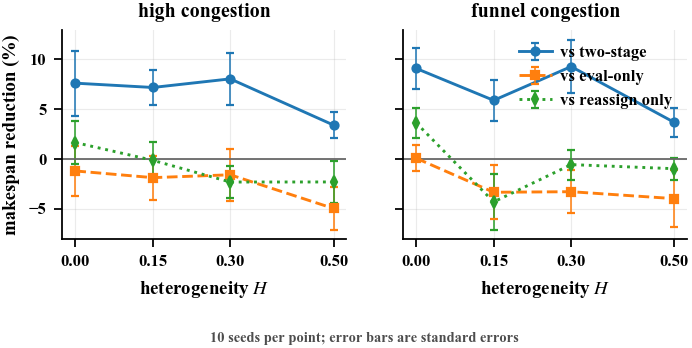

This chart was generated by the following Python code:
"""Figure: how the gain varies with processing-time heterogeneity.

Heterogeneity is the knob that creates the trade-off the reassignment operator
exploits: at H=0 every eligible arm takes the same time, so moving an operation
to a less congested arm costs nothing and buys nothing in duration, and the
mechanism has no trade-off left to resolve.  The prediction is that the gain
grows with H on `high` and stays flat near zero on `funnel`.
"""
from __future__ import annotations

import numpy as np

import _style as S

BASELINES = ["twostage", "nofeedback", "nostagger"]
LABEL = {"twostage": "vs two-stage", "nofeedback": "vs eval-only",
         "opendispatch": "vs open dispatch", "nostagger": "vs reassign only"}
STYLE = {"twostage": ("o", "-"), "nofeedback": ("s", "--"),
         "opendispatch": ("^", "-."), "nostagger": ("d", ":")}


def main():
    m = S.require_seeds()
    g = S.load("gains_by_seed.csv")
    g = g[g["rel_gain"].notna()]
    tags = [t for t in ["high", "funnel"] if (g["tag"] == t).any()]
    bases = [b for b in BASELINES if (g["baseline"] == b).any()]

    fig, axes = S.plt.subplots(1, len(tags), figsize=(S.FULL * 0.72, 2.25),
                               sharey=True)
    axes = np.atleast_1d(axes)

    for ax, tag in zip(axes, tags):
        sub = g[g["tag"] == tag]
        hs = sorted(sub["het"].dropna().unique())
        for b in bases:
            mus, errs = [], []
            for h in hs:
                v = sub[(sub["baseline"] == b) & (sub["het"] == h)]["rel_gain"] * 100
                mus.append(v.mean() if len(v) else np.nan)
                errs.append(v.std(ddof=1) / np.sqrt(len(v)) if len(v) > 1 else 0.0)
            mk, ls = STYLE.get(b, ("o", "-"))
            ax.errorbar(hs, mus, yerr=errs, marker=mk, ls=ls, ms=3.6,
                        elinewidth=0.7, capsize=1.8, label=LABEL.get(b, b))
        ax.axhline(0, color="0.4", lw=0.8)
        ax.set_xlabel("heterogeneity $H$")
        ax.set_title("%s congestion" % tag)
        ax.set_xticks(hs)

    axes[0].set_ylabel("makespan reduction (%)")
    axes[-1].legend(loc="best", handletextpad=0.5)
    fig.subplots_adjust(bottom=0.30)
    fig.text(0.5, 0.015, "%d seeds per point; error bars are standard errors"
             % m.get("num_seeds", 0), ha="center", fontsize=6.5, color="0.3")
    S.save(fig, "fig_heterogeneity")


if __name__ == "__main__":
    main()
